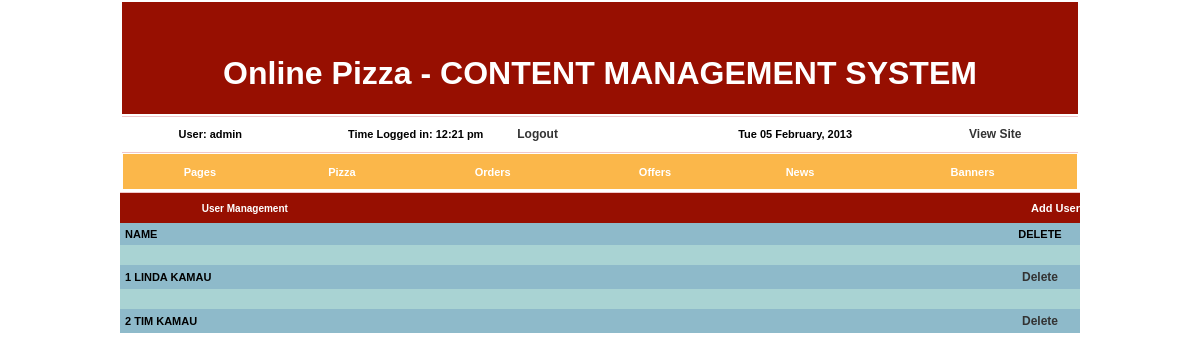
The page /admin/main.php (signed in) on the database its author committed.
### tables this page shows
CREATE TABLE `users` (
  `id` int(11) NOT NULL auto_increment,
  `username` varchar(100) NOT NULL default '',
  `password` varchar(40) NOT NULL default '',
  `firstname` varchar(255) NOT NULL,
  `lastname` varchar(255) NOT NULL,
  `address` varchar(255) NOT NULL default '',
  PRIMARY KEY  (`id`)
);

### admin/includes/users.lib.php (the view, shortened to what this page needs)
<?php
function choosefunction(){
	if(isset($_REQUEST['mode'])){
		$mode = $_REQUEST['mode'];
		switch ($mode){
			case "new":
			newuser();
			break;
			case "adduser":
			adduser();
			break;
			case "delete":
			deleteuser();
			break;
		}
	}
	else{
		listusers();
	}
}
function listusers(){
$sql = "select * from users";
	if($result = mysql_query($sql)){
?>
<table  align="center" width="100%" cellpadding="5" cellspacing="0" border="0" class="blaktxt">
<tr bgcolor="#8EBACA">
<th align="left" bgcolor="#8EBACA">NAME</th>
<th>&nbsp;</th>
<th>DELETE</th>
</tr>
<?php
$counter = 1;
		while($myrow = mysql_fetch_array($result)){
if($counter < 1){
$bgcolor = "#8EBACA";
}
else{
$bgcolor = "#8EBACA";
}
echo '<tr bgcolor=#A9D3D3><td></td><td></td><td></td></tr>';
echo '<tr bgcolor=#A9D3D3><td></td><td></td><td></td></tr>';
echo '<tr bgcolor=' . $bgcolor . '><td>';
echo  $myrow['id'] . ' ' . strtoupper($myrow['firstname']) .' '.strtoupper($myrow['lastname']).'</td>';
echo '<td width="70" align=center>&nbsp;</td>';
echo '<td width="70" align=center><a href=main.php?mode=delete&id=' .$myrow['id'] . ' class="list">Delete</a></td>';
echo '</tr>';
$counter = $counter * -1;
		}
?>
<?php
	}
}
?>

### admin/css/cms.css (style rules this page uses)
body { margin-left: 0px; margin-top: 0px; margin-right: 0px; margin-bottom: 0px; }
a { font-family: Arial, Helvetica, sans-serif; font-size: 11px; color: #FFFFFF; }
a:link { text-decoration: none; color: #FFFFFF; }
.list { font-family: Arial, Helvetica, sans-serif; font-size: 12px; font-weight:bold; color: #333333; }
.list:link { text-decoration: none; color: #333333; }
.blaktxt { font-family: Verdana, Arial, Helvetica, sans-serif; font-weight: bold; font-size: 11px; font-style: normal; line-height: normal; font-variant: normal; text-transform: none; color: #000000; text-decoration: none; }
.blaktxt a { color: #000; text-decoration: none; }

### rows shown on the page
users: id "1", firstname "LINDA", lastname "KAMAU"
users: id "2", firstname "TIM", lastname "KAMAU"

### other values the page prints
$cookie['username'] "admin"
$cookie['logintime'] "12:21 pm"
